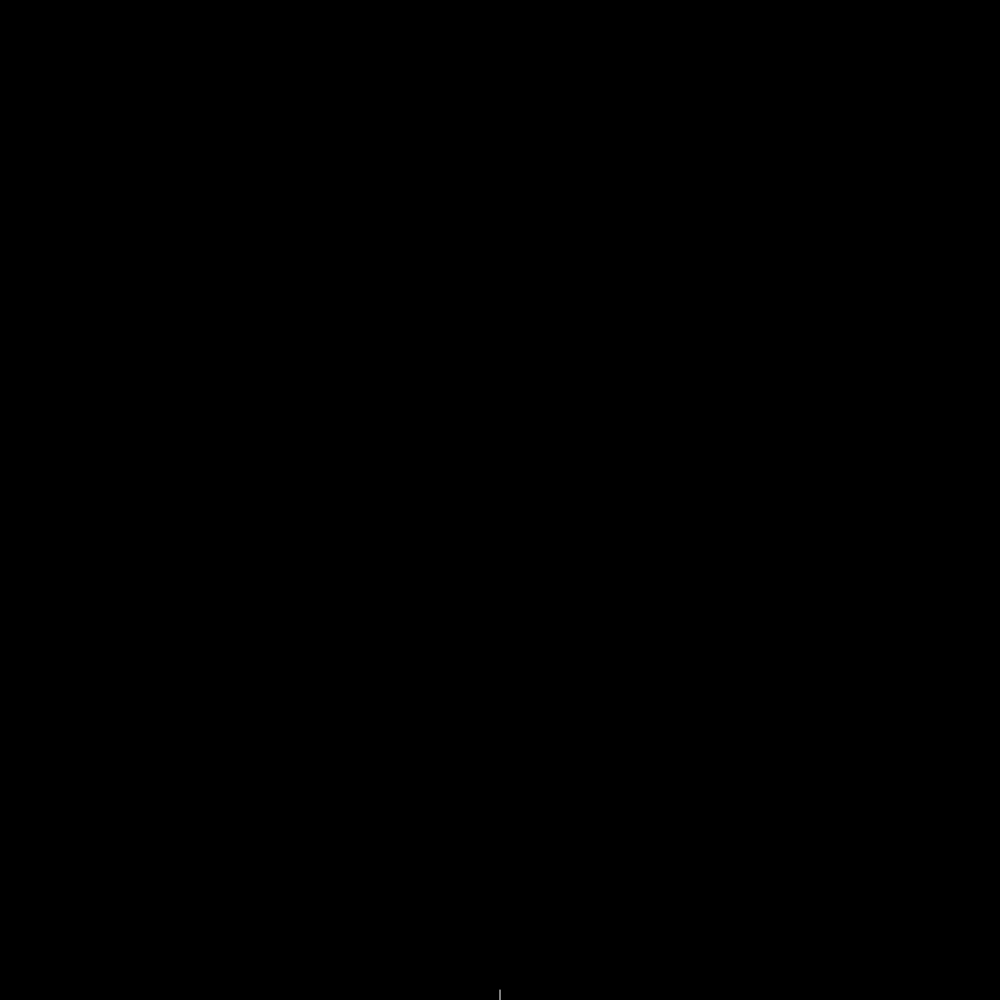
Frame 1 (no input)
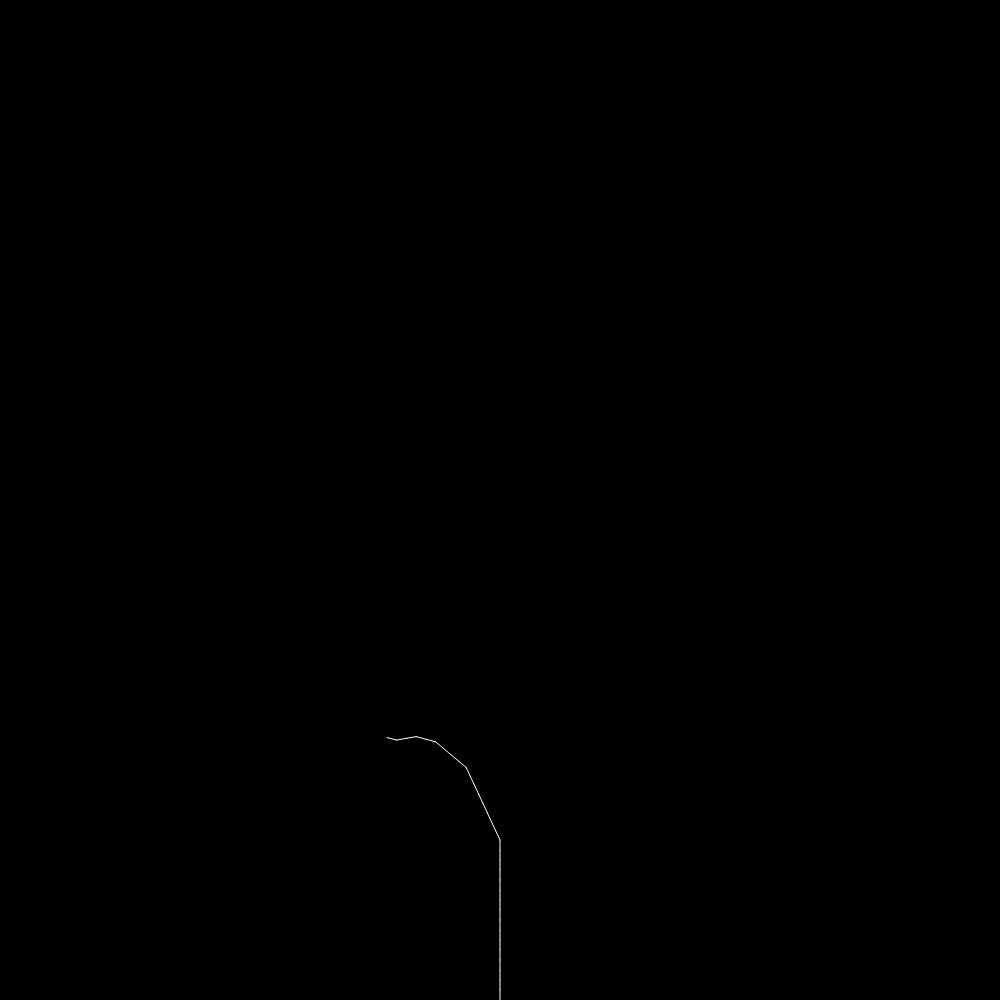
Frame 60 (no input)
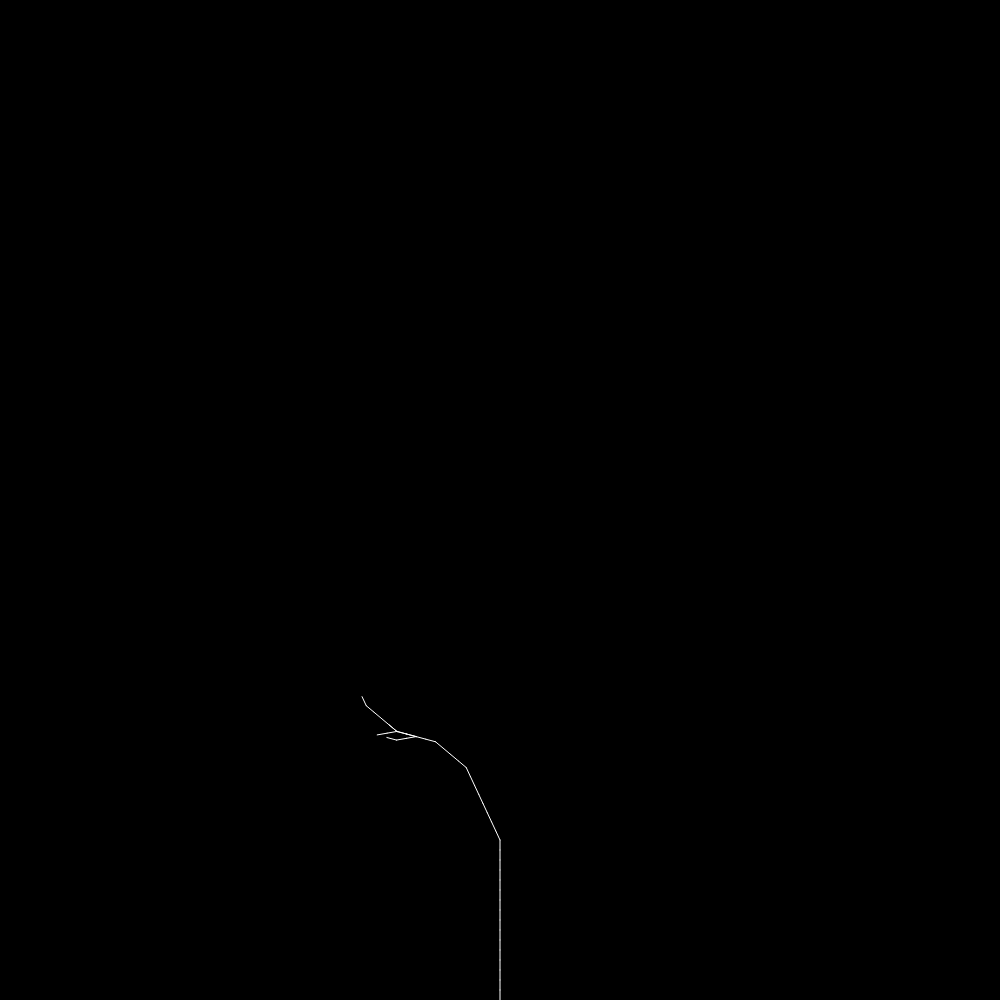
Frame 120 (the mouse pressed at the canvas centre since frame 60)

The p5.js sketch that drew these frames (run headless with seeded random() and noise() and a simulated clock; from frame 60 on, the mouse is pressed at the canvas centre):

// p5.js sketch
// ── sketch.js
// Fractal plant

let s = 'X'; // the string we will manipulate
let x, y, th; // xy coordinates and angle of travel
let brown, green; // colors to lerp between

function setup() {
    // set some drawing parameters
    createCanvas(1000, 1000);
    background("black");
    stroke("white");
    angleMode(DEGREES);
    // use the grammar to generate a string
    console.log('generating...');
    for (let iter = 0; iter < 5; iter++) {
        let next = '';
        for (let i = 0; i < s.length; i++) {
            let c = s.charAt(i);
            if (c === 'X') {
                next += 'F+[[X]-X]-F[-FX]+X';
            } else if (c === 'F') {
                next += 'FF';
            } else {
                next += c;
            }
        }
        s = next;
        console.log(s);
    }
    // start at the bottom middle
    x = width / 2;
    y = height;
    // start pointing up
    th = 90;
}

let i = 0; // string index
let stack = []; // to store configs when encountering brackets
const dl = 10; // forward draw distance (pixels)
const dth = 25; // rotation angle (degrees)

function draw() {
    let c = s.charAt(i);
    if (c === 'F') {
        // draw forward
        let xp = x + dl * cos(th);
        let yp = y - dl * sin(th);
        line(x, y, xp, yp);
        x = xp;
        y = yp;
    } else if (c === '-') {
        // rotate left
        th -= dth;
    } else if (c === '+') {
        // rotate right
        th += dth;
    } else if (c === '[') {
        // save current config
        stack.push([x, y, th]);
    } else if (c === ']') {
        // get last saved config
        [x, y, th] = stack.pop();
    }

    i++;
    if (i == s.length) {
        i = 0;
        // clear the screen and reset coords
        background("black");
        console.log('reseting...');
        x = width / 2;
        y = height;
        th = 90;
    }
}
